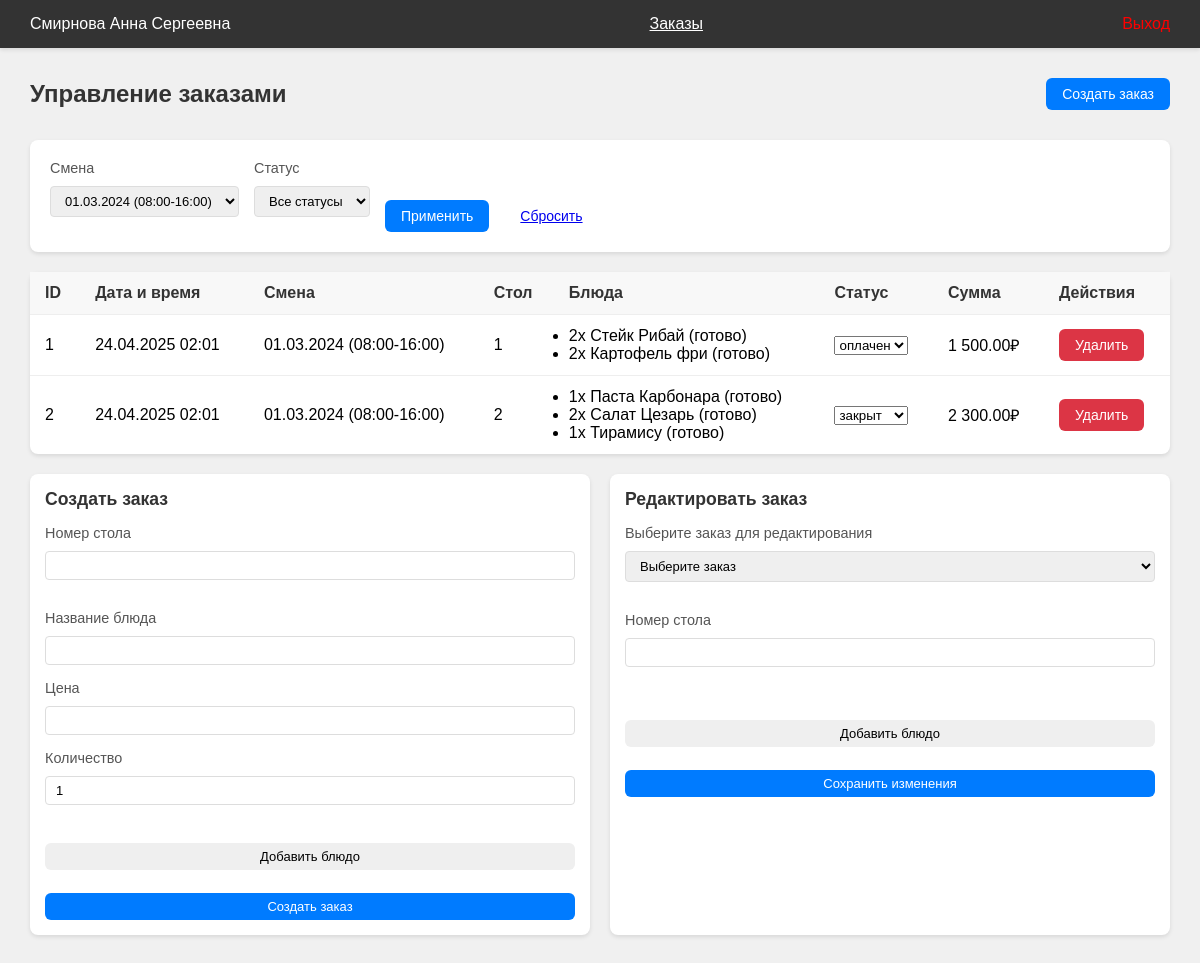
The app's page /waiter/orders.php?shift_id=1 (signed in) with its own data.
### tables this page shows
CREATE TABLE `orders` (
  `order_id` int(11) NOT NULL,
  `table_number` int(11) NOT NULL,
  `waiter_id` int(11) NOT NULL,
  `shift_id` int(11) NOT NULL,
  `status` enum('создан','в процессе','готов','оплачен','закрыт') NOT NULL DEFAULT 'создан',
  `total_amount` decimal(10,2) NOT NULL DEFAULT 0.00,
  `created_at` timestamp NOT NULL DEFAULT current_timestamp(),
  `updated_at` timestamp NOT NULL DEFAULT current_timestamp() ON UPDATE current_timestamp()
);

CREATE TABLE `shifts` (
  `shift_id` int(11) NOT NULL,
  `shift_date` date NOT NULL,
  `start_time` time NOT NULL,
  `end_time` time NOT NULL,
  `created_at` timestamp NOT NULL DEFAULT current_timestamp(),
  `updated_at` timestamp NOT NULL DEFAULT current_timestamp() ON UPDATE current_timestamp()
);

### api/waiter_orders/WaiterOrdersSearch.php (called while the page is built, shortened)
<?php
function WaiterOrdersSearch($params, $db) {
    $conditions = [];
    $queryParams = [];
    if (isset($params['waiter_id'])) {
        $conditions[] = "o.waiter_id = :waiter_id";
        $queryParams[':waiter_id'] = $params['waiter_id'];
    }
    if (!empty($params['shift_id'])) {
        $conditions[] = "o.shift_id = :shift_id";
        $queryParams[':shift_id'] = $params['shift_id'];
    }
    $whereClause = !empty($conditions) ? "WHERE " . implode(" AND ", $conditions) : "";
    $query = "
        SELECT
            o.*,
            s.shift_date,
            s.start_time,
            s.end_time,
            GROUP_CONCAT(
                CONCAT(oi.quantity, 'x ', oi.dish_name, ' (', oi.status, ')')
                SEPARATOR '\n'
            ) as items
        FROM orders o
        LEFT JOIN shifts s ON o.shift_id = s.shift_id
        LEFT JOIN order_items oi ON o.order_id = oi.order_id
        $whereClause
        GROUP BY o.order_id
        ORDER BY o.created_at DESC
    ";
    try {
        $stmt = $db->prepare($query);
        foreach ($queryParams as $param => $value) {
            $stmt->bindValue($param, $value);
        }
        $stmt->execute();
        $orders = $stmt->fetchAll(PDO::FETCH_ASSOC);
        return $orders;
    } catch (PDOException $e) {
        error_log("SQL Error in WaiterOrdersSearch: " . $e->getMessage());
        throw $e;
    }
}

### waiter/orders.php (the view, shortened to what this page needs)
<?php
require_once '../api/DB.php';
require_once '../api/waiter_orders/WaiterOrdersSearch.php';
require_once '../api/waiter_orders/OutputWaiterOrders.php';
$shift_id = isset($_GET['shift_id']) ? $_GET['shift_id'] : '';
$status = isset($_GET['status']) ? $_GET['status'] : '';
$params = [
    'shift_id' => $shift_id,
    'status' => $status,
    'waiter_id' => $_SESSION['user_id']
];
$orders = WaiterOrdersSearch($params, $db);
?>
<!DOCTYPE html>
<html lang="ru">
<head>
    <link rel="stylesheet" href="../styles/admin.css">
</head>
<body>
    <header class="header">
        <div class="header-left">
            <span class="user-name"><?php echo $_SESSION['full_name']; ?></span>
        </div>
        <nav class="header-center">
            <a href="orders.php" class="nav-link active">Заказы</a>
        </nav>
        <div class="header-right">
            <a href="#" onclick="logout(); return false;" class="logout-btn">Выход</a>
        </div>
    </header>
    <div class="main-content">
        <div class="page-header">
            <h1 class="page-title">Управление заказами</h1>
            <button class="btn btn-primary" onclick="showNewOrderForm()">Создать заказ</button>
        </div>
        <div class="filter-section">
            <form class="filter-form" method="GET">
                <div class="form-group">
                    <label>Смена</label>
                    <select class="form-control" name="shift_id">
                        <?php
                        $shiftsQuery = "
                            SELECT s.*
                            FROM shifts s
                            JOIN shift_assignments sa ON s.shift_id = sa.shift_id
                            WHERE sa.user_id = :user_id AND sa.role = 'официант'
                            ORDER BY s.shift_date DESC, s.start_time DESC
                        ";
                        $stmt = $db->prepare($shiftsQuery);
                        $stmt->execute([':user_id' => $_SESSION['user_id']]);
                        $shifts = $stmt->fetchAll();
                        foreach($shifts as $shift) {
                            $selected = ($shift_id == $shift['shift_id']) ? 'selected' : '';
                            $date = date('d.m.Y', strtotime($shift['shift_date']));
                            $time = date('H:i', strtotime($shift['start_time'])) . '-' . date('H:i', strtotime($shift['end_time']));
                            echo "<option value='{$shift['shift_id']}' $selected>$date ($time)</option>";
                        }
                        ?>
                    </select>
                </div>
                <div class="form-group">
                    <label>Статус</label>
                    <select class="form-control" name="status">
                        <option value="">Все статусы</option>
                    </select>
                </div>
                <button type="submit" class="btn btn-primary">Применить</button>
                <a href="orders.php" class="btn btn-secondary">Сбросить</a>
            </form>
        </div>
        <table class="data-table">
            <thead>
                <tr>
                    <th>ID</th>
                    <th>Дата и время</th>
                    <th>Смена</th>
                    <th>Стол</th>
                    <th>Блюда</th>
                    <th>Статус</th>
                    <th>Сумма</th>
                    <th>Действия</th>
                </tr>
            </thead>
            <tbody>
                <?php OutputWaiterOrders($orders); ?>
            </tbody>
        </table>
        <div class="forms-container">
            <div class="form-section">
                <h2>Создать заказ</h2>
                <form id="newOrderForm" onsubmit="createOrder(event)" class="form">
                    <div class="form-group">
                        <label>Номер стола</label>
                        <input type="number" name="table_number" class="form-control" required min="1">
                    </div>
                    <div id="orderItems">
                        <div class="order-item">
                            <div class="form-group">
                                <label>Название блюда</label>
                                <input type="text" name="dish_names[]" class="form-control" required>
                            </div>
                            <div class="form-group">
                                <label>Цена</label>
                                <input type="number" name="prices[]" class="form-control" required min="0" step="0.01">
                            </div>
                            <div class="form-group">
                                <label>Количество</label>
                                <input type="number" name="quantities[]" class="form-control" required min="1" value="1">
                            </div>
                        </div>
                    </div>
                    <button type="button" class="btn btn-secondary" onclick="addOrderItem()">Добавить блюдо</button>
                    <button type="submit" class="btn btn-primary">Создать заказ</button>
                </form>
            </div>
            <div class="form-section">
                <h2>Редактировать заказ</h2>
                <form id="editOrderForm" onsubmit="updateOrder(event)" class="form">
                    <div class="form-group">
                        <label>Выберите заказ для редактирования</label>
                        <select class="form-control" name="order_id" onchange="loadOrderData(this.value)" required>
                            <option value="">Выберите заказ</option>
                        </select>
                    </div>
                    <div class="form-group">
                        <label>Номер стола</label>
                        <input type="number" name="edit_table_number" class="form-control" required min="1">
                    </div>
                    <button type="button" class="btn btn-secondary" onclick="addEditOrderItem()">Добавить блюдо</button>
                    <button type="submit" class="btn btn-primary">Сохранить изменения</button>
                </form>
            </div>
        </div>
    </div>
</body>
</html>

### api/waiter_orders/OutputWaiterOrders.php (shortened to what this page needs)
<?php
function OutputWaiterOrders($orders) {
    $statusMap = [
        'создан' => 'принят',
        'оплачен' => 'оплачен',
        'закрыт' => 'закрыт'
    ];
    foreach ($orders as $order) {
        try {
            $orderId = htmlspecialchars($order['order_id'] ?? '');
            $createdAt = !empty($order['created_at']) ? date('d.m.Y H:i', strtotime($order['created_at'])) : '';
            $shiftDate = !empty($order['shift_date']) ? date('d.m.Y', strtotime($order['shift_date'])) : '';
            $shiftTime = '';
            if (!empty($order['start_time']) && !empty($order['end_time'])) {
                $shiftTime = date('H:i', strtotime($order['start_time'])) . '-' .
                            date('H:i', strtotime($order['end_time']));
            }
            $tableNumber = htmlspecialchars($order['table_number'] ?? '');
            $status = htmlspecialchars($order['status'] ?? '');
            $totalAmount = !empty($order['total_amount']) ?
                number_format($order['total_amount'], 2, '.', ' ') : '0.00';
            $currentStatus = isset($statusMap[$status]) ? $statusMap[$status] : $status;
            ?>
            <tr>
                <td><?php echo $orderId; ?></td>
                <td><?php echo $createdAt; ?></td>
                <td><?php echo $shiftDate; ?> (<?php echo $shiftTime; ?>)</td>
                <td><?php echo $tableNumber; ?></td>
                <td>
                    <?php if (!empty($order['items'])): ?>
                        <ul class="order-items">
                            <?php foreach (explode("\n", $order['items']) as $item): ?>
                                <li><?php echo htmlspecialchars($item); ?></li>
                            <?php endforeach; ?>
                        </ul>
                    <?php else: ?>
                        <span class="no-items">Нет позиций</span>
                    <?php endif; ?>
                </td>
                <td>
                    <select class="status-select" data-order-id="<?php echo $orderId; ?>"
                            data-previous-status="<?php echo $currentStatus; ?>"
                            onchange="updateOrderStatus(<?php echo $orderId; ?>, this.value, this.getAttribute('data-previous-status'))">
                        <?php foreach (array_values($statusMap) as $statusOption): ?>
                            <option value="<?php echo $statusOption; ?>"
                                    <?php echo ($currentStatus === $statusOption) ? 'selected' : ''; ?>>
                                <?php echo $statusOption; ?>
                            </option>
                        <?php endforeach; ?>
                    </select>
                </td>
                <td><?php echo $totalAmount; ?>₽</td>
                <td>
                    <button class="btn btn-danger btn-sm" onclick="deleteOrder(<?php echo $orderId; ?>)">Удалить</button>
                </td>
            </tr>
            <?php
        } catch (Exception $e) {
            error_log("Error processing order: " . $e->getMessage());
            error_log("Order data: " . print_r($order, true));
        }
    }
}

### styles/admin.css (style rules this page uses)
* { margin: 0; padding: 0; box-sizing: border-box; font-family: Arial, sans-serif; }
body { min-height: 100vh; background-color: #f0f0f0; }
.header { background-color: #333; color: white; padding: 15px 30px; display: flex; justify-content: space-between; align-items: center; box-shadow: 0 2px 4px rgba(0, 0, 0, 0.1); }
.header-left { display: flex; align-items: center; }
.user-name { font-size: 16px; color: white; }
.header-center { display: flex; gap: 20px; }
.nav-link { color: white; text-decoration: none; }
.nav-link.active { text-decoration: underline; }
.header-right { display: flex; align-items: center; }
.logout-btn { color: red; text-decoration: none; }
.main-content { padding: 30px; margin: 0 auto; max-width: 1200px; }
.page-header { display: flex; justify-content: space-between; align-items: center; margin-bottom: 30px; }
.page-title { font-size: 24px; color: #333; }
.data-table { width: 100%; background-color: white; border-radius: 8px; box-shadow: 0 2px 4px rgba(0, 0, 0, 0.1); border-collapse: collapse; margin-bottom: 20px; }
.data-table th, .data-table td { padding: 12px 15px; text-align: left; border-bottom: 1px solid #eee; }
.data-table th { background-color: #f8f8f8; font-weight: 600; color: #333; }
.data-table tr:last-child td { border-bottom: none; }
.btn { padding: 8px 16px; border-radius: 6px; border: none; cursor: pointer; font-size: 14px; transition: all 0.3s; }
.btn-primary { background-color: #007bff; color: white; }
.btn-danger { background-color: #dc3545; color: white; }
.form-group { margin-bottom: 15px; }
.form-group label { display: block; margin-bottom: 5px; color: #333; }
.form-control { width: 100%; padding: 8px 12px; border: 1px solid #ddd; border-radius: 4px; font-size: 14px; }
.filter-section { background-color: white; padding: 20px; border-radius: 8px; margin-bottom: 20px; box-shadow: 0 2px 4px rgba(0, 0, 0, 0.1); }
.filter-form { display: flex; gap: 15px; align-items: flex-end; }
.forms-container { display: grid; grid-template-columns: repeat(2, 1fr); gap: 20px; margin-top: 20px; }
.form-section { background: white; padding: 15px; border-radius: 8px; box-shadow: 0 2px 4px rgba(0, 0, 0, 0.1); margin-top: 0; }
.form-section h2 { margin: 0 0 15px 0; color: #333; font-size: 1.1em; }
.form { display: flex; flex-direction: column; gap: 15px; }
.form-group { display: flex; flex-direction: column; gap: 5px; }
.form-group label { font-weight: 500; color: #555; font-size: 0.9em; }
.form-control { padding: 6px 10px; border: 1px solid #ddd; border-radius: 4px; font-size: 13px; }
.form-section .btn { grid-column: 1 / -1; justify-self: start; margin-top: 8px; padding: 6px 12px; font-size: 13px; }

### records on screen
orders: order_id "1", created_at "24.04.2025 02:01", shift.shift_date "01.03.2024", shift.end_time "08:00-16:00", table_number "1", item "2x Стейк Рибай (готово)", item "2x Картофель фри (готово)", status+order_id "оплачен", total_amount "1 500.00"
orders: order_id "2", created_at "24.04.2025 02:01", shift.shift_date "01.03.2024", shift.end_time "08:00-16:00", table_number "2", item "1x Паста Карбонара (готово)", item "2x Салат Цезарь (готово)", item "1x Тирамису (готово)", status+order_id "закрыт", total_amount "2 300.00"

### other values on screen
$_SESSION['full_name'] "Смирнова Анна Сергеевна"
form field shift_id "01.03.2024 (08:00-16:00)"
